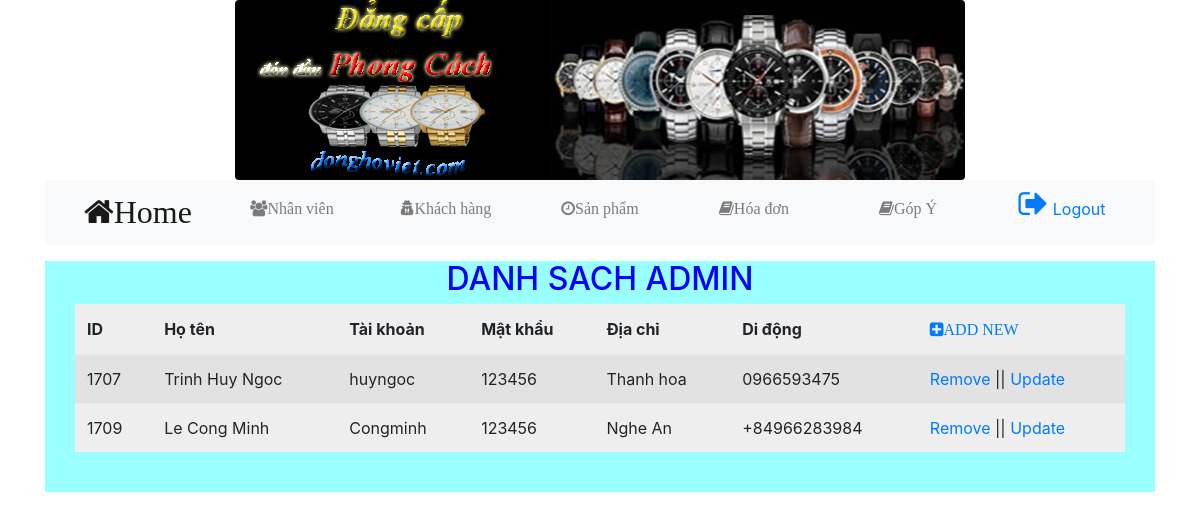
The page /admin/homeadmin.php (signed in) on the database its author committed.
### tables this page shows
CREATE TABLE `tbl_user` (
  `id_user` int(11) NOT NULL,
  `id_quyen` int(11) NOT NULL,
  `hoten` varchar(50) NOT NULL,
  `user` varchar(50) DEFAULT NULL,
  `pass` varchar(10) DEFAULT NULL,
  `diachi` varchar(100) DEFAULT NULL,
  `dienthoai` varchar(15) DEFAULT NULL
);

### admin/qladmin/admin.php (the view)
<h2 style="color: #0000FF; text-align: center;"> DANH SACH ADMIN </h2>
<?php
	include("./connectdb.php");
	$queryData = $conn->prepare("select * from tbl_user where id_quyen=1");
	$queryData->execute();
	$result = $queryData->fetchAll();
?>
	<link rel="stylesheet" type="text/css" href="bootstrap/css/bootstrap-grid.css">
 	<link rel="stylesheet" type="text/css" href="bootstrap/css/bootstrap-grid.min.css">
 	<link rel="stylesheet" type="text/css" href="bootstrap/css/bootstrap.css">
 	<link rel="stylesheet" type="text/css" href="bootstrap/css/bootstrap.min.css">
 	<link rel="stylesheet" type="text/css" href="font-awesome/css/font-awesome.min.css">
<div>
	<table  class="table table-striped table-hover" style="background: #EEEEEE">
	<thead>
		<th>ID</th>
		<th>Họ tên</th>
		<th>Tài khoản</th>
		<th>Mật khẩu</th>
		<th>Địa chỉ</th>
		<th>Di động</th>
		<th><a href="homeadmin.php?p=qladmin/ad_addnew.php"><i class="fa fa-plus-square" aria-hidden="true">ADD NEW</i></a></th>
	</thead>
	<tbody>
		<?php
			foreach ($result as $value) {
		?>
		<tr><td><?= $value['id_user'] ?></td>
			<td><?= $value['hoten'] ?></td>
			<td><?= $value['user'] ?></td>
			<td><?= $value['pass'] ?></td>
			<td><?= $value['diachi'] ?></td>
			<td><?= $value['dienthoai'] ?></td>
			<td>
				<a href="qladmin/ad_remove.php?iduser=<?= $value['id_user'] ?>">Remove</a> ||
				<a href="qladmin/ad_update.php?iduser=<?= $value['id_user'] ?>">Update</a>
			</td>
		</tr>
		<?php
			}
		?>
	</tbody>
</table>
<br>
</div>

### rows shown on the page
tbl_user: id_user "1707", hoten "Trinh Huy Ngoc", user "huyngoc", pass "123456", diachi "Thanh hoa", dienthoai "0966593475"
tbl_user: id_user "1709", hoten "Le Cong Minh", user "Congminh", pass "123456", diachi "Nghe An", dienthoai "+84966283984"
